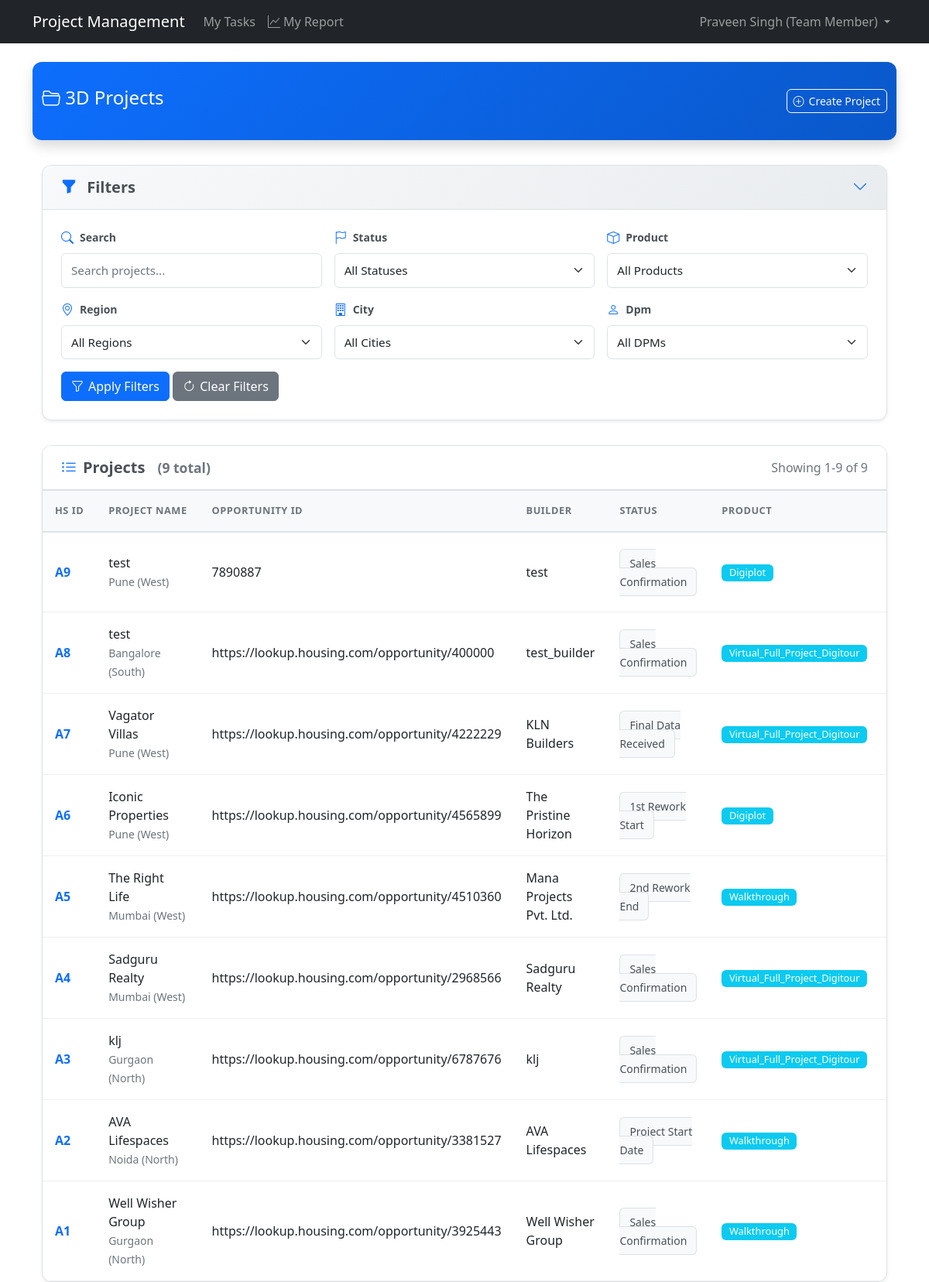
The page /projects/ (signed in) on the database as committed earlier.
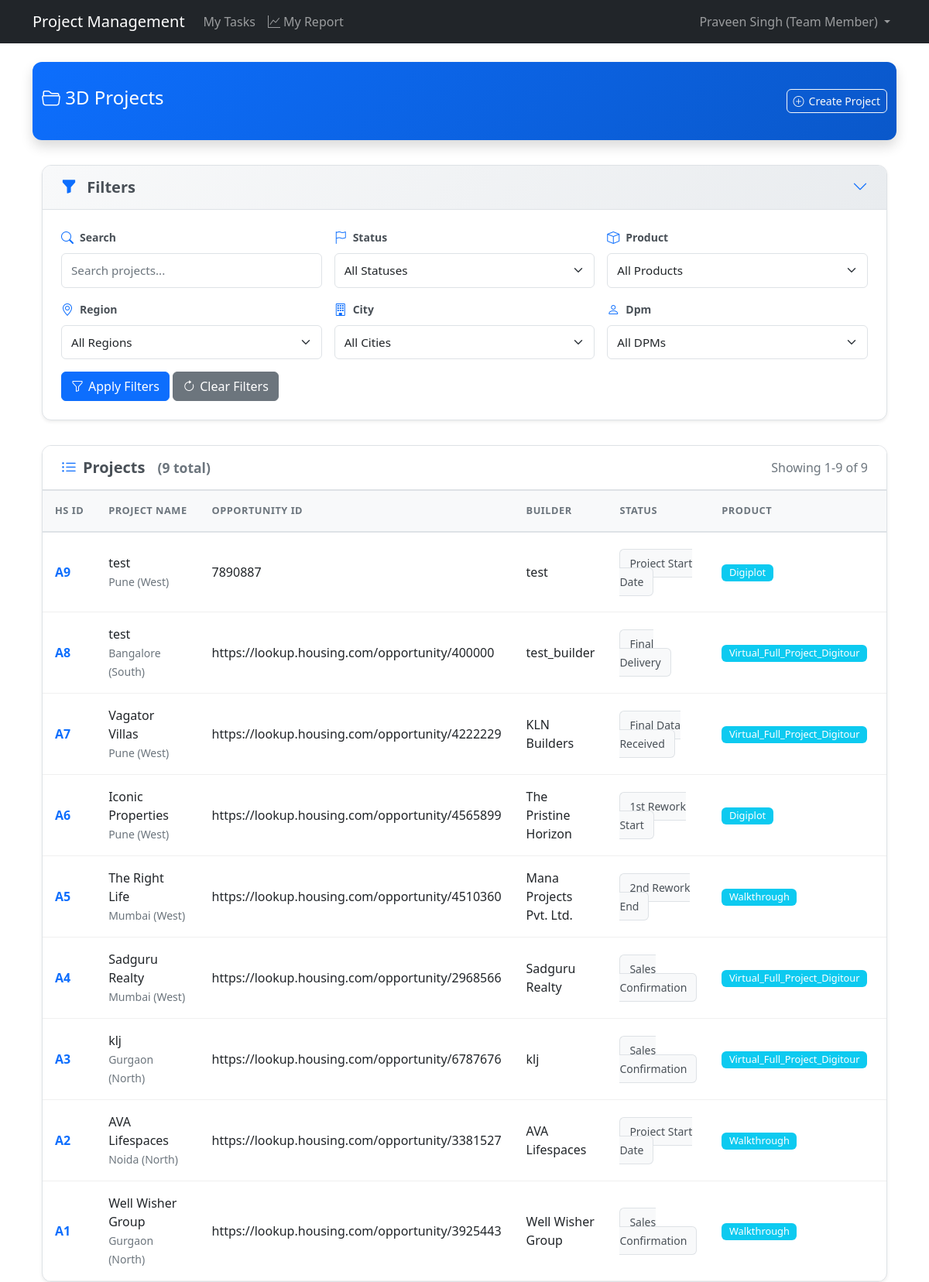
The same page on the database as committed later.
### projects/models.py (models this page shows, shortened)
class Project(models.Model):
    id = models.UUIDField(
        primary_key=True,
        default=uuid.uuid4,
        editable=False
    )
    hs_id = models.CharField(
        max_length=10,
        unique=True,
        editable=False,
        help_text="Human-readable unique identifier (e.g., A1, A2, B1, etc.)"
    )
    opportunity_id = models.CharField(
        max_length=100,
        unique=False,
        help_text="Business opportunity identifier"
    )
    project_type = models.CharField(
        max_length=100,
        blank=True,
        null=True,
        help_text="Type of project (optional)"
    )
    project_name = models.CharField(
        max_length=255,
        help_text="Name of the project"
    )
    builder_name = models.CharField(
        max_length=255,
        help_text="Name of the builder/client"
    )
    city = models.ForeignKey(
        City,
        on_delete=models.PROTECT,
        related_name='projects',
        help_text="City where this project is located"
    )
    product = models.ForeignKey(
        Product,
        on_delete=models.PROTECT,
        related_name='projects',
        help_text="The product being delivered in this project"
    )
    product_subcategory = models.ForeignKey(
        ProductSubcategory,
        on_delete=models.PROTECT,
        related_name='projects',
        null=True,
        blank=True,
        help_text="Optional subcategory classification for this project"
    )
    package_id = models.CharField(
        max_length=100,
        blank=True,
        null=True,
        help_text="Optional package identifier"
    )
    quantity = models.PositiveIntegerField(
        help_text="Quantity of products for this project"
    )
    purchase_date = models.DateField(
        help_text="Date when the project was purchased"
    )
    sales_confirmation_date = models.DateField(
        help_text="Date when sales confirmation was received"
    )
    expected_tat = models.PositiveIntegerField(
        validators=[MinValueValidator(1)],
        help_text="Expected turnaround time in days (defaults to product TAT but can be overridden)"
    )
    account_manager = models.CharField(
        max_length=255,
        help_text="Name of the account manager responsible for this project"
    )
    dpm = models.ForeignKey(
        User,
        on_delete=models.PROTECT,
        related_name='dpm_projects',
        help_text="The Digital Project Manager assigned to this project"
    )
    current_status = models.ForeignKey(
        ProjectStatusOption,
        on_delete=models.PROTECT,
        related_name='projects',
        help_text="Current status of the project"
    )
    project_incharge = models.ForeignKey(
        'accounts.User',
        on_delete=models.PROTECT,
        related_name='incharge_projects',
        null=True,
        blank=True,
        help_text="Team member assigned as project incharge"
    )
    expected_completion_date = models.DateField(
        null=True,
        blank=True,
        help_text="Expected date of project completion"
    )
    delivery_performance_rating = models.DecimalField(
        max_digits=2,
        decimal_places=1,
        null=True,
        blank=True,
        validators=[
            MinValueValidator(1),
            MaxValueValidator(5)
        ],
        help_text="Delivery performance rating (1-5)"
    )
    created_at = models.DateTimeField(auto_now_add=True)
    updated_at = models.DateTimeField(auto_now=True)
    class Meta:
        ordering = ['-created_at']
        verbose_name = 'Project'
        verbose_name_plural = 'Projects'
        indexes = [
            models.Index(fields=['opportunity_id']),
        ]

class ProjectStatusOption(models.Model):
    id = models.UUIDField(
        primary_key=True,
        default=uuid.uuid4,
        editable=False
    )
    name = models.CharField(
        max_length=100,
        unique=True,
        help_text="Name of the status (e.g., 'Sales Confirmation')"
    )
    category_one = models.CharField(
        max_length=100,
        help_text="First level categorization (e.g., 'Awaiting Data')"
    )
    category_two = models.CharField(
        max_length=100,
        help_text="Second level categorization (e.g., 'Not Started')"
    )
    order = models.PositiveIntegerField(
        help_text="Sequence number for ordering statuses"
    )
    is_active = models.BooleanField(
        default=True,
        help_text="Whether this status is currently available for use"
    )
    created_at = models.DateTimeField(auto_now_add=True)
    updated_at = models.DateTimeField(auto_now=True)
    class Meta:
        ordering = ['order']
        verbose_name = 'Project Status Option'
        verbose_name_plural = 'Project Status Options'
    def __str__(self):
        return f"{self.name} ({self.category_one} - {self.category_two})"

class Product(models.Model):
    id = models.UUIDField(
        primary_key=True,
        default=uuid.uuid4,
        editable=False
    )
    name = models.CharField(
        max_length=255,
        unique=True,
        help_text="Name of the product"
    )
    expected_tat = models.PositiveIntegerField(
        validators=[MinValueValidator(1)],
        help_text="Default expected turnaround time in days for this product"
    )
    is_active = models.BooleanField(
        default=True,
        help_text="Whether this product is available for new projects"
    )
    created_at = models.DateTimeField(auto_now_add=True)
    updated_at = models.DateTimeField(auto_now=True)
    class Meta:
        ordering = ['name']
        verbose_name = 'Product'
        verbose_name_plural = 'Products'
    def __str__(self):
        return self.name

### locations/models.py (models this page shows)
class City(models.Model):
    id = models.UUIDField(primary_key=True, default=uuid.uuid4, editable=False)
    name = models.CharField(
        max_length=100,
        help_text="The name of the city"
    )
    region = models.ForeignKey(
        Region,
        on_delete=models.PROTECT,  # Prevents deletion of regions that have cities
        related_name='cities',
        help_text="The region this city belongs to"
    )
    created_at = models.DateTimeField(auto_now_add=True)
    updated_at = models.DateTimeField(auto_now=True)
    class Meta:
        ordering = ['region', 'name']
        verbose_name = 'City'
        verbose_name_plural = 'Cities'
        unique_together = ['name', 'region']  # Ensures city names are unique within a region
    def __str__(self):
        return f"{self.name} ({self.region.name})"

class Region(models.Model):
    id = models.UUIDField(primary_key=True, default=uuid.uuid4, editable=False)
    name = models.CharField(
        max_length=100,
        unique=True,
        help_text="The name of the region (e.g., 'North', 'South', 'East', 'West')"
    )
    created_at = models.DateTimeField(auto_now_add=True)
    updated_at = models.DateTimeField(auto_now=True)
    class Meta:
        ordering = ['name']  # This will order regions alphabetically by default
        verbose_name = 'Region'
        verbose_name_plural = 'Regions'
    def __str__(self):
        return self.name

### projects/views.py (the view)
# urls.py: path('', views.project_list, name='project_list'),
@login_required
def project_list(request):
    search_query = request.GET.get('search', '')
    status = request.GET.get('status', '')
    product = request.GET.get('product', '')
    region = request.GET.get('region', '')
    city = request.GET.get('city', '')
    dpm = request.GET.get('dpm', '')
    page = request.GET.get('page', 1)
    success, result = ProjectService.get_project_list(
        search_query=search_query,
        status=status,
        product=product,
        region=region,
        city=city,
        dpm=dpm,
        page=page
    )
    if not success:
        messages.error(request, result)
        return redirect('home')
    projects, filters_applied = result
    success, filter_options_result = ProjectService.get_filter_options()
    if not success:
        messages.warning(request, filter_options_result)
        filter_options = {
            'statuses': [],
            'products': [],
            'cities': [],
            'regions': [],
            'dpms': []
        }
    else:
        filter_options = filter_options_result
    filter_form = ProjectFilterForm(initial=filters_applied)
    if region:
        filter_form.fields['city'].queryset = City.objects.filter(region_id=region)
    context = {
        'projects': projects,
        'filter_form': filter_form,
        'filters_applied': filters_applied,
        'filter_options': filter_options,  # Make sure this is included
        'title': 'Project List'
    }
    return render(request, 'projects/project_list.html', context)

### accounts/models.py (called while the page is built)
    def __str__(self):
        return f"{self.username} - {self.get_role_display()}"

### projects/services.py (called while the page is built)
    @staticmethod
    def get_filter_options():
        try:
            filter_options = {
                'statuses': ProjectStatusOption.objects.filter(is_active=True).order_by('order'),
                'products': Product.objects.filter(is_active=True).order_by('name'),
                'cities': City.objects.all().order_by('name'),
                'regions': Region.objects.all().order_by('name'),
                'dpms': User.objects.filter(role='DPM', is_active=True).order_by('username')
            }
            return True, filter_options
        except Exception as e:
            logger.exception(f"Error retrieving filter options: {str(e)}")
            return False, f"An error occurred: {str(e)}"

### projects/templates/projects/project_list.html (shortened to what the changed rows need)
{% extends "base.html" %}
{% block content %}
<div class="container-fluid">
    <div class="projects-card">
        <div class="card-body p-0">
            <div class="table-responsive">
                <table class="table table-hover">
                    <thead>
                        <tr>
                            <th>HS ID</th>
                            <th>Project Name</th>
                            <th>Opportunity ID</th>
                            <th>Builder</th>
                            <th>Status</th>
                            <th>Product</th>
                            <th>DPM</th>
                        </tr>
                    </thead>
                    <tbody>
                        {% for project in projects %}
                        <tr>
                            <td><span class="hs-id">{{ project.hs_id }}</span></td>
                            <td>
                                <div class="fw-semibold">{{ project.project_name }}</div>
                                <small class="text-muted">{{ project.city }}</small>
                            </td>
                            <td>{{ project.opportunity_id }}</td>
                            <td>{{ project.builder_name }}</td>
                            <td>
                                <span class="status-badge">{{ project.current_status.name }}</span>
                            </td>
                            <td>
                                <span class="badge bg-info">{{ project.product.name }}</span>
                            </td>
                            <td>{{ project.dpm.get_full_name|default:project.dpm.username }}</td>
                        </tr>
                        {% endfor %}
                    </tbody>
                </table>
            </div>
        </div>
    </div>
</div>
{% endblock %}

Rows that differ between the two databases and show on the page:
changed Project (number 1 of 9 on the later page): current_status.name "Sales Confirmation" → "Project Start Date"
changed Project "https://lookup.housing.com/opportunity/400000": current_status.name "Sales Confirmation" → "Final Delivery"
